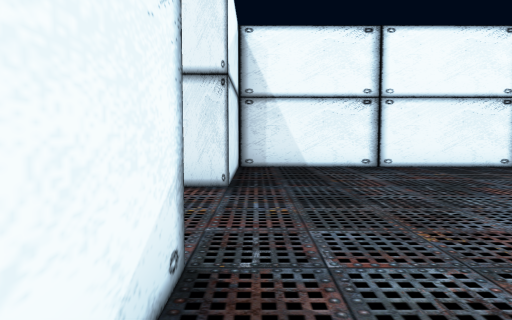
View 1 (above)

17 first-person views from a walk through a 3-D level made in the Unity game engine. The camera is 1.4 m above the floor, tilts 4° down and sees 70° across. Doors are open. The floor is counted in squares, 1.5 m on a side. Each view is taken from the middle of a square. On the plan, view 1 faces up. The plan holds only what a view shows up to about 13 squares ahead; the rest is blank. The place goes on beyond the plan. The player character is not drawn.

View 2
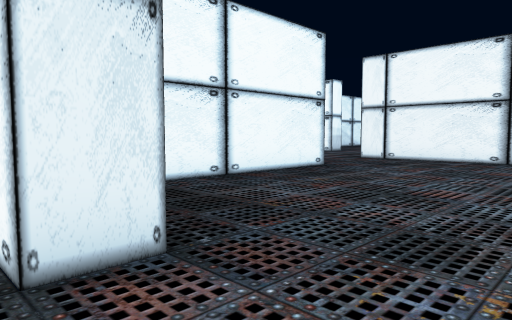

View 3
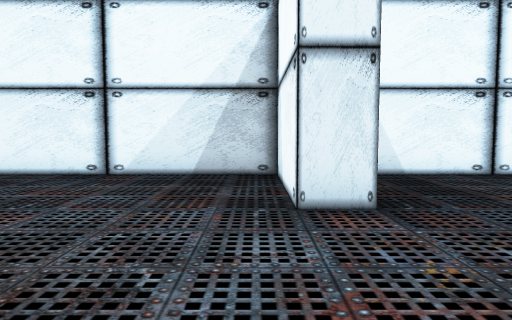

View 4
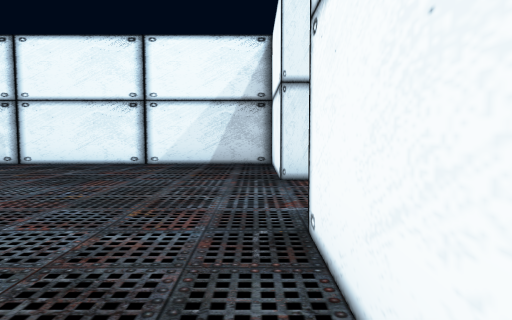

View 5
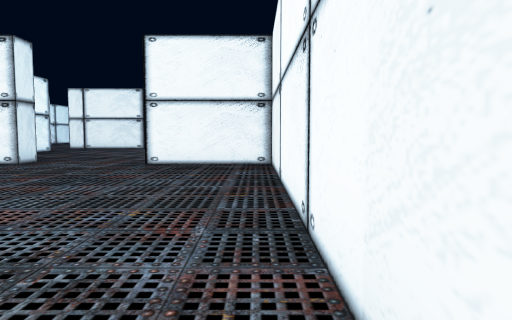

View 6
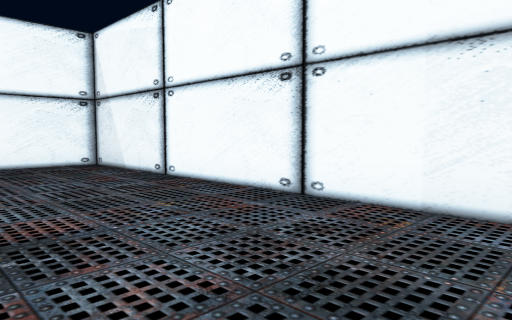

View 7
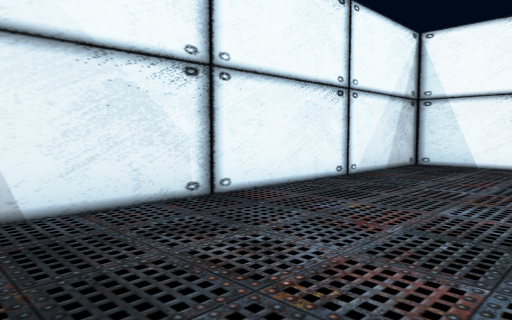

View 8
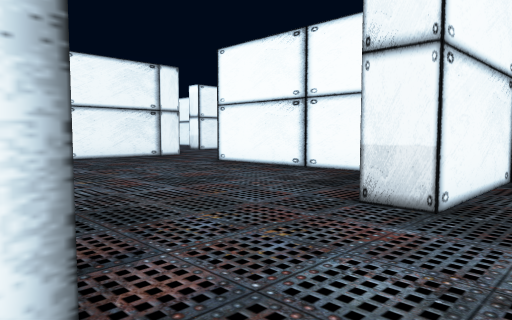

View 9
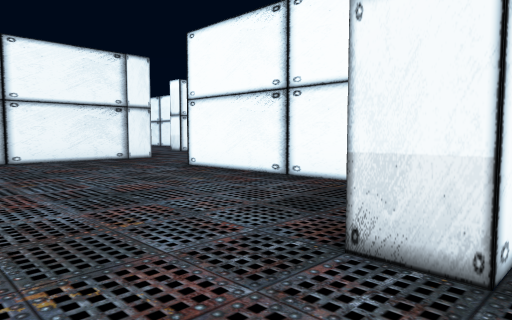

View 10
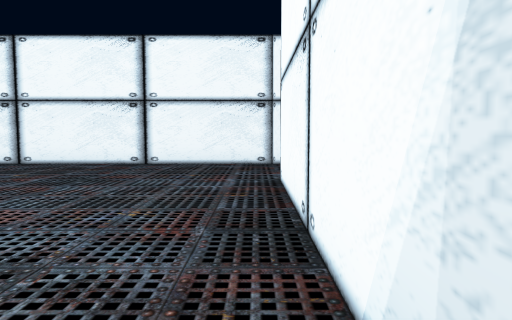

View 11
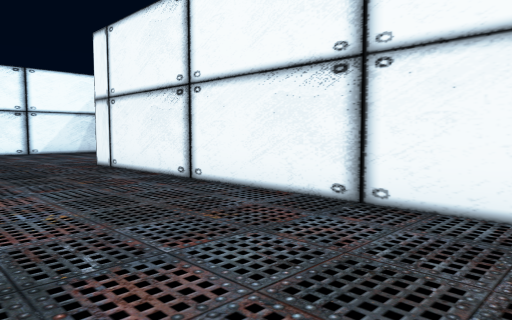

View 12
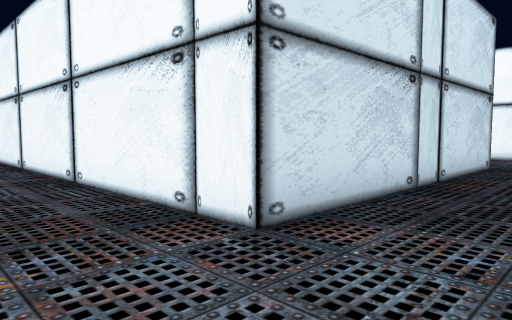

View 13
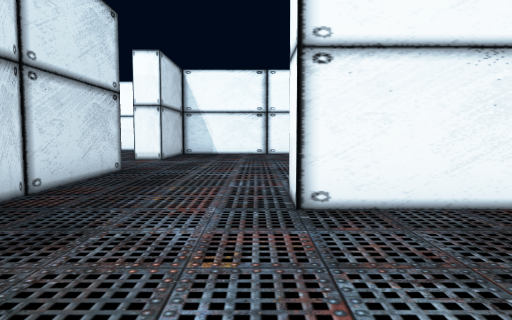

View 14
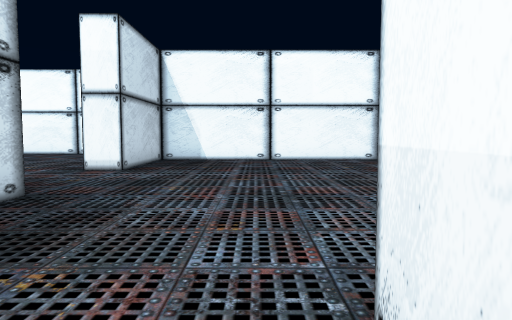

View 15
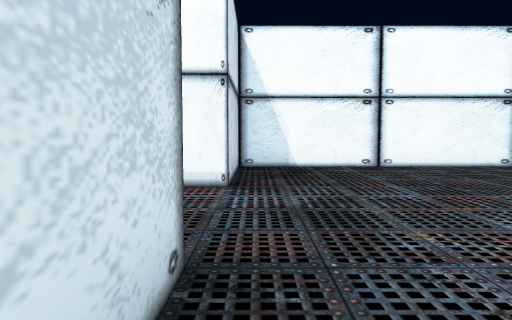

View 16
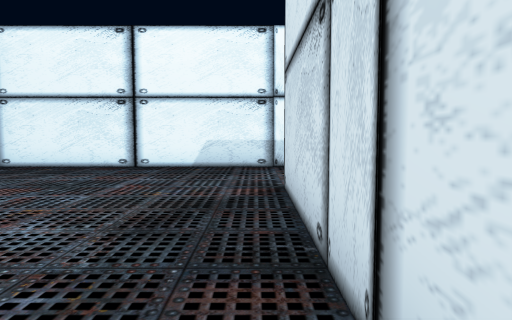

View 17
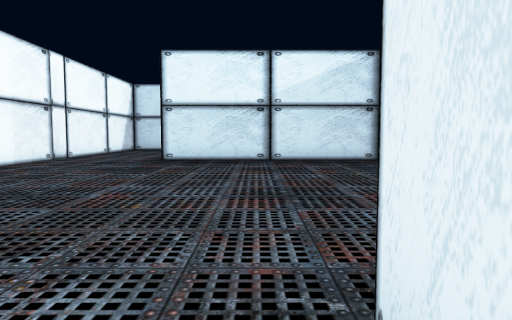

### Floor plan
Points are (right, up) in squares from view 1. A wall is a line through its corners. A room is listed if a view was taken in it or the views show most of it. See-through windows are left out.
Room 1 (views 1, 10, 11, 17)
walls: (-0.5, 2.5) (-0.5, 0.6); (7.5, 10.5) (-0.5, 10.5) (-0.5, 6.5); (0.6, -1.5) (7.5, -1.5); (11.5, -2.5) (11.5, 11.5)
ways out: open door at (-1, 4.5) to room 2; open door at (9.5, -2) to room 3; open door at (9.5, 11)
Room 2 (views 2, 3, 4, 5, 6, 7, 8, 9)
walls: (-1.5, 6.5) (-1.5, 10.5) (-12.2, 10.5); (-13, -1.5) (-1.5, -1.5) (-1.5, 2.5)
ways out: open door at (-1, 4.5) to room 1
Room 3 (views 12, 13, 14, 15, 16)
walls: (15.5, -9.2) (15.5, -6.5) (16.5, -6.5); (20.5, -2.5) (11.5, -2.5); (28.5, -9.5) (28.5, -2.5) (24.5, -2.5); (7.5, -2.1) (7.5, -9.5)
ways out: open door at (9.5, -2) to room 1; open door at (22.5, -2)

Positions as (right, up) in squares from view 1, and headings:
1: (0, 0), facing up
2: (-2, 4), facing up-right
3: (-2, 2), facing up
4: (-2, -1), facing up
5: (-13, -1), facing right
6: (-13, 3), facing down-right
7: (-13, 6), facing up-right
8: (-3, 7), facing down-right
9: (-2, 5), facing down-right
10: (0, -1), facing right
11: (7, 0), facing up-right
12: (9, -5), facing up-right
13: (11, -6), facing right
14: (15, -6), facing right
15: (18, -3), facing right
16: (18, -3), facing left
17: (0, 6), facing left
